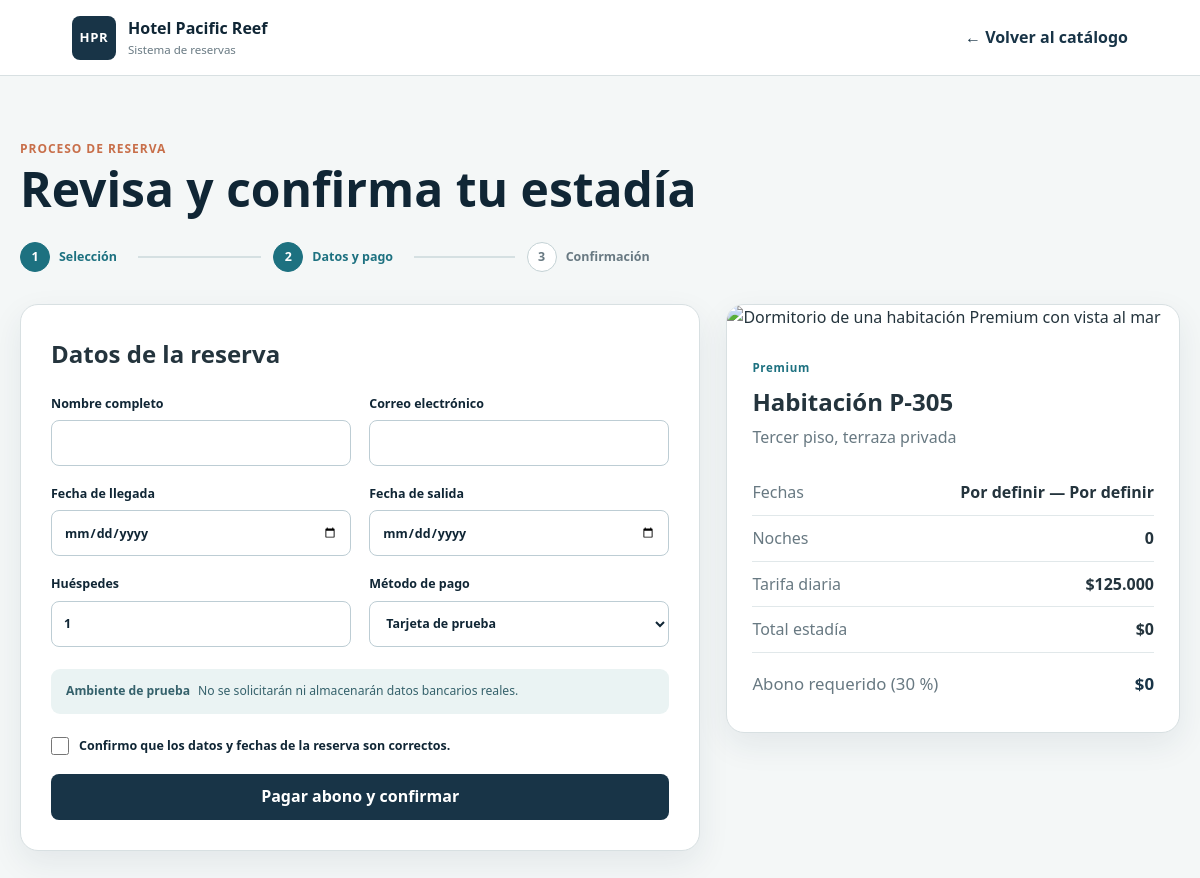
Screenshot of /reservation.php?room=4 with the database file from the repository.
### tables this page shows
CREATE TABLE rooms (
    id BIGINT UNSIGNED AUTO_INCREMENT PRIMARY KEY,
    room_type_id BIGINT UNSIGNED NOT NULL,
    capacity TINYINT UNSIGNED NOT NULL,
    room_number VARCHAR(20) NOT NULL UNIQUE,
    location VARCHAR(120) NOT NULL,
    description VARCHAR(500) NOT NULL,
    equipment JSON NOT NULL,
    image_url VARCHAR(500) NULL,
    status ENUM('available', 'occupied', 'maintenance', 'inactive') NOT NULL DEFAULT 'available',
    created_at TIMESTAMP NOT NULL DEFAULT CURRENT_TIMESTAMP,
    updated_at TIMESTAMP NOT NULL DEFAULT CURRENT_TIMESTAMP ON UPDATE CURRENT_TIMESTAMP,
    CONSTRAINT fk_rooms_room_type
        FOREIGN KEY (room_type_id) REFERENCES room_types(id),
    CONSTRAINT chk_room_capacity CHECK (capacity > 0)
);

CREATE TABLE room_types (
    id BIGINT UNSIGNED AUTO_INCREMENT PRIMARY KEY,
    name VARCHAR(80) NOT NULL UNIQUE,
    description VARCHAR(500) NOT NULL,
    base_price DECIMAL(12, 2) NOT NULL,
    max_guests TINYINT UNSIGNED NOT NULL,
    created_at TIMESTAMP NOT NULL DEFAULT CURRENT_TIMESTAMP,
    CONSTRAINT chk_room_type_price CHECK (base_price > 0),
    CONSTRAINT chk_room_type_capacity CHECK (max_guests > 0)
);

### src/Database/Connection.php (called while the page is built, shortened)
<?php
final class Connection
{
    public static function create(): PDO
    {
        $projectRoot = dirname(__DIR__, 2);
        $configFile = $projectRoot . '/config/database.php';
        $config = require (is_file($configFile)
            ? $configFile
            : $projectRoot . '/config/database.example.php');
        $dsn = sprintf(
            'mysql:host=%s;port=%d;dbname=%s;charset=%s',
            $config['host'],
            $config['port'],
            $config['database'],
            $config['charset']
        );
        return new PDO($dsn, $config['username'], $config['password'], [
            PDO::ATTR_ERRMODE => PDO::ERRMODE_EXCEPTION,
            PDO::ATTR_DEFAULT_FETCH_MODE => PDO::FETCH_ASSOC,
            PDO::ATTR_EMULATE_PREPARES => false,
        ]);
    }
}

### config/database.example.php (called while the page is built, shortened)
<?php
return [
    'host' => getenv('DB_HOST') ?: '127.0.0.1',
    'port' => (int) (getenv('DB_PORT') ?: 3306),
    'database' => getenv('DB_NAME') ?: 'hotel_pacific_reef',
    'username' => getenv('DB_USER') ?: 'root',
    'password' => getenv('DB_PASSWORD') ?: '',
    'charset' => 'utf8mb4',
];

### src/Repositories/ReservationRepository.php (called while the page is built, shortened)
<?php
final class ReservationRepository
{
    public function room(int $id): ?array
    {
        $statement = $this->pdo->prepare(
            'SELECT rooms.*, room_types.name AS category,
                    room_types.base_price AS price
             FROM rooms
             INNER JOIN room_types ON room_types.id = rooms.room_type_id
             WHERE rooms.id = :id'
        );
        $statement->execute(['id' => $id]);
        $room = $statement->fetch();
        return $room === false ? null : $room;
    }
}

### src/Data/room_galleries.php (called while the page is built, shortened)
<?php
return [
    'Turista' => [
        ['src' => 'assets/images/rooms/turista-room-main.png', 'alt' => 'Dormitorio de una habitación Turista con vista al jardín'],
        ['src' => 'assets/images/rooms/turista-room-detail.png', 'alt' => 'Espacio de descanso y trabajo de una habitación Turista'],
        ['src' => 'assets/images/rooms/turista-room-bathroom.png', 'alt' => 'Baño privado de una habitación Turista'],
    ],
    'Premium' => [
        ['src' => 'assets/images/rooms/premium-room-main.png', 'alt' => 'Dormitorio de una habitación Premium con vista al mar'],
        ['src' => 'assets/images/rooms/premium-room-terrace.png', 'alt' => 'Terraza privada de una habitación Premium'],
        ['src' => 'assets/images/rooms/premium-room-bathroom.png', 'alt' => 'Baño con jacuzzi de una habitación Premium'],
    ],
];

### public/reservation.php (the view, shortened to what this page needs)
<?php
$projectRoot = dirname(__DIR__);
require $projectRoot . '/src/Database/Connection.php';
require $projectRoot . '/src/Repositories/ReservationRepository.php';
$roomGalleries = require $projectRoot . '/src/Data/room_galleries.php';
function escape(string $value): string
{
    return htmlspecialchars($value, ENT_QUOTES, 'UTF-8');
}
function money(float $value): string
{
    return '$' . number_format($value, 0, ',', '.');
}
$error = null;
$confirmation = null;
$roomId = (int) ($_POST['room_id'] ?? $_GET['room'] ?? 0);
$checkIn = (string) ($_POST['check_in'] ?? $_GET['check_in'] ?? '');
$checkOut = (string) ($_POST['check_out'] ?? $_GET['check_out'] ?? '');
$guests = (int) ($_POST['guests'] ?? $_GET['guests'] ?? 1);
$room = null;
try {
    $repository = new ReservationRepository(Connection::create());
    $room = $repository->room($roomId);
} catch (Throwable $exception) {
    $error = $exception->getMessage();
}
$gallery = $room !== null ? ($roomGalleries[$room['category']] ?? $roomGalleries['Turista']) : [];
$nights = 0;
$total = $room !== null ? (float) $room['price'] * $nights : 0;
$deposit = round($total * 0.30, 2);
?>
<!DOCTYPE html>
<html lang="es">
<head>
    <link rel="stylesheet" href="assets/css/styles.css">
    <link rel="stylesheet" href="assets/css/reservation.css">
    <link rel="stylesheet" href="assets/css/responsive.css">
</head>
<body class="reservation-page">
<header class="site-header compact-header">
    <a class="brand" href="index.php" aria-label="Hotel Pacific Reef, volver al inicio">
        <span class="brand-mark" aria-hidden="true">HPR</span>
        <span class="brand-copy"><strong>Hotel Pacific Reef</strong><small>Sistema de reservas</small></span>
    </a>
    <a class="back-link" href="index.php#habitaciones">← Volver al catálogo</a>
</header>
<main class="reservation-main">
    <?php if ($confirmation !== null): ?>
        <section class="confirmation-card" aria-labelledby="confirmationTitle">
            <div class="confirmation-icon" aria-hidden="true">✓</div>
            <p class="section-kicker">Pago de prueba aprobado</p>
            <h1 id="confirmationTitle">Reserva confirmada</h1>
            <p>La confirmación fue preparada para enviarse a <strong><?= escape($confirmation['email']) ?></strong>.</p>
            <div class="ticket">
                <div>
                    <span>Código de reserva</span>
                    <strong><?= escape($confirmation['code']) ?></strong>
                    <dl>
                        <div><dt>Habitación</dt><dd><?= escape($confirmation['room_number'] . ' · ' . $confirmation['category']) ?></dd></div>
                        <div><dt>Estadía</dt><dd><?= escape($confirmation['check_in']) ?> al <?= escape($confirmation['check_out']) ?></dd></div>
                        <div><dt>Huéspedes</dt><dd><?= (int) $confirmation['guests'] ?></dd></div>
                        <div><dt>Total</dt><dd><?= money((float) $confirmation['total']) ?></dd></div>
                        <div><dt>Abono pagado</dt><dd><?= money((float) $confirmation['deposit']) ?></dd></div>
                    </dl>
                </div>
                <div class="qr-preview" role="img" aria-label="Representación del código QR asociado a la reserva"><span>QR</span></div>
            </div>
            <p class="prototype-note">Prototipo: el pago, el correo y el código QR se representan en ambiente de prueba.</p>
            <a class="primary-button" href="index.php">Volver al inicio</a>
        </section>
    <?php elseif ($room !== null): ?>
        <section class="reservation-intro">
            <p class="section-kicker">Proceso de reserva</p>
            <h1>Revisa y confirma tu estadía</h1>
            <ol class="stepper" aria-label="Progreso de la reserva">
                <li class="complete"><span>1</span>Selección</li>
                <li class="active"><span>2</span>Datos y pago</li>
                <li><span>3</span>Confirmación</li>
            </ol>
        </section>
        <div class="reservation-layout">
            <section class="reservation-form-card" aria-labelledby="formTitle">
                <h2 id="formTitle">Datos de la reserva</h2>
                <form method="post">
                    <div class="field-grid">
                        <label>Nombre completo<input name="full_name" value="<?= escape((string) ($_POST['full_name'] ?? '')) ?>" autocomplete="name" required></label>
                        <label>Correo electrónico<input name="email" type="email" value="<?= escape((string) ($_POST['email'] ?? '')) ?>" autocomplete="email" required></label>
                        <label>Fecha de llegada<input name="check_in" type="date" value="<?= escape($checkIn) ?>" required></label>
                        <label>Fecha de salida<input name="check_out" type="date" value="<?= escape($checkOut) ?>" required></label>
                        <label>Huéspedes<input name="guests" type="number" min="1" max="<?= (int) $room['capacity'] ?>" value="<?= $guests ?>" required></label>
                        <label>Método de pago<select name="payment_method"><option>Tarjeta de prueba</option></select></label>
                    </div>
                    <div class="test-payment"><strong>Ambiente de prueba</strong><span>No se solicitarán ni almacenarán datos bancarios reales.</span></div>
                    <label class="terms"><input type="checkbox" name="confirm_terms" value="1" required> Confirmo que los datos y fechas de la reserva son correctos.</label>
                    <button class="primary-button confirm-button" type="submit">Pagar abono y confirmar</button>
                </form>
            </section>
            <aside class="reservation-summary" aria-labelledby="summaryTitle">
                <?php if ($gallery !== []): ?><img src="<?= escape($gallery[0]['src']) ?>" alt="<?= escape($gallery[0]['alt']) ?>"><?php endif; ?>
                <div>
                    <span class="room-code"><?= escape($room['category']) ?></span>
                    <h2 id="summaryTitle">Habitación <?= escape($room['room_number']) ?></h2>
                    <p><?= escape($room['location']) ?></p>
                    <dl>
                        <div><dt>Fechas</dt><dd><?= escape($checkIn ?: 'Por definir') ?> — <?= escape($checkOut ?: 'Por definir') ?></dd></div>
                        <div><dt>Noches</dt><dd><?= $nights ?></dd></div>
                        <div><dt>Tarifa diaria</dt><dd><?= money((float) $room['price']) ?></dd></div>
                        <div><dt>Total estadía</dt><dd><?= money($total) ?></dd></div>
                        <div class="deposit"><dt>Abono requerido (30 %)</dt><dd><?= money($deposit) ?></dd></div>
                    </dl>
                </div>
            </aside>
        </div>
    <?php else: ?>
        <section class="confirmation-card"><h1>No fue posible abrir la reserva</h1><p><?= escape($error ?? 'Selecciona una habitación desde el catálogo.') ?></p><a class="primary-button" href="index.php#habitaciones">Ver habitaciones</a></section>
    <?php endif; ?>
</main>
</body>
</html>

### public/assets/css/styles.css (style rules this page uses)
:root { --navy: #183447; --navy-dark: #102635; --ocean: #1d7180; --ocean-soft: #e5f0f1; --sand: #f3eee4; --coral: #c86f4a; --ink: #24343d; --muted: #687982; --line: #d8e0e2; --surface: #ffffff; --background: #f7f8f7; --success: #2e7964; --warning: #a56b22; --radius: 14px; --shadow: 0 12px 32px rgba(23, 52, 71, 0.08); }
* { box-sizing: border-box; }
html { scroll-behavior: smooth; max-width: 100%; overflow-x: hidden; }
body { margin: 0; max-width: 100%; overflow-x: hidden; color: var(--ink); background: var(--background); font-family: "Segoe UI", Arial, sans-serif; line-height: 1.55; }
button, input, select { font: inherit; }
a { color: inherit; }
.site-header { position: sticky; z-index: 20; top: 0; display: grid; grid-template-columns: 1fr auto 1fr; align-items: center; min-height: 76px; padding: 12px clamp(24px, 6vw, 92px); border-bottom: 1px solid var(--line); background: rgba(255, 255, 255, 0.96); backdrop-filter: blur(12px); }
.brand { display: inline-flex; align-items: center; gap: 12px; width: max-content; text-decoration: none; }
.brand-mark { display: grid; width: 44px; height: 44px; place-items: center; border-radius: 8px; color: white; background: var(--navy); font-size: 0.82rem; font-weight: 800; letter-spacing: 0.05em; }
.brand-copy strong, .brand-copy small { display: block; }
.brand-copy strong { color: var(--navy-dark); font-size: 1rem; }
.brand-copy small { margin-top: 1px; color: var(--muted); font-size: 0.72rem; }
main { width: min(1240px, calc(100% - 40px)); min-width: 0; margin: 0 auto; }
.context-label, .section-kicker { margin: 0; color: var(--coral); font-size: 0.75rem; font-weight: 800; text-transform: uppercase; letter-spacing: 0.08em; }
.primary-button, .secondary-button { display: inline-flex; align-items: center; justify-content: center; min-height: 46px; padding: 0 20px; border-radius: 8px; text-decoration: none; cursor: pointer; font-weight: 700; }
.primary-button { border: 1px solid var(--navy); color: white; background: var(--navy); }
.room-code { color: var(--ocean); font-size: 0.72rem; font-weight: 800; letter-spacing: 0.06em; }

### public/assets/css/responsive.css (style rules this page uses)
html, body { max-width: 100%; overflow-x: hidden; }
main, .overview > *, .reservation-layout > *, .admin-layout > *, .dashboard-grid > *, .panel { min-width: 0; }

### rows the page displays
rooms: room_type.name "Premium", room_number "P-305", location "Tercer piso, terraza privada", room_type.base_price "$125.000", room_type.base_price "$0"

### other values shown
$checkIn ?: 'Por definir' "Por definir"
$checkOut ?: 'Por definir' "Por definir"
$nights "0"
